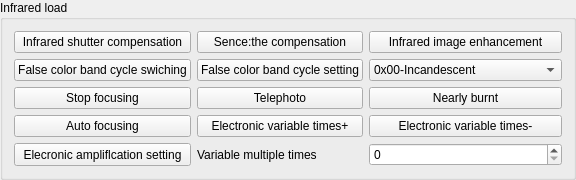
       <widget class="QGroupBox" name="groupBox_54_InfraredPayload">
        <property name="sizePolicy">
         <sizepolicy hsizetype="Minimum" vsizetype="Minimum">
          <horstretch>0</horstretch>
          <verstretch>0</verstretch>
         </sizepolicy>
        </property>
        <property name="minimumSize">
         <size>
          <width>2</width>
          <height>2</height>
         </size>
        </property>
        <property name="title">
         <string>Infrared load</string>
        </property>
        <layout class="QGridLayout" name="gridLayout_5">
         <item row="5" column="1">
          <widget class="QLabel" name="label_54_InfraredMultipleSet">
           <property name="sizePolicy">
            <sizepolicy hsizetype="Ignored" vsizetype="Minimum">
             <horstretch>0</horstretch>
             <verstretch>0</verstretch>
            </sizepolicy>
           </property>
           <property name="minimumSize">
            <size>
             <width>2</width>
             <height>2</height>
            </size>
           </property>
           <property name="text">
            <string>Variable multiple times</string>
           </property>
          </widget>
         </item>
         <item row="3" column="0">
          <widget class="QPushButton" name="pushButton_54_InfraredFocus_FocusAuto">
           <property name="sizePolicy">
            <sizepolicy hsizetype="Minimum" vsizetype="Minimum">
             <horstretch>0</horstretch>
             <verstretch>0</verstretch>
            </sizepolicy>
           </property>
           <property name="minimumSize">
            <size>
             <width>2</width>
             <height>2</height>
            </size>
           </property>
           <property name="text">
            <string>Auto focusing</string>
           </property>
          </widget>
         </item>
         <item row="0" column="0">
          <widget class="QPushButton" name="pushButton_54_InfraredShutterCompensate">
           <property name="sizePolicy">
            <sizepolicy hsizetype="Minimum" vsizetype="Minimum">
             <horstretch>0</horstretch>
             <verstretch>0</verstretch>
            </sizepolicy>
           </property>
           <property name="minimumSize">
            <size>
             <width>2</width>
             <height>2</height>
            </size>
           </property>
           <property name="text">
            <string>Infrared shutter compensation</string>
           </property>
          </widget>
         </item>
         <item row="3" column="1">
          <widget class="QPushButton" name="pushButton_54_InfraredMultipleOut">
           <property name="sizePolicy">
            <sizepolicy hsizetype="Minimum" vsizetype="Minimum">
             <horstretch>0</horstretch>
             <verstretch>0</verstretch>
            </sizepolicy>
           </property>
           <property name="minimumSize">
            <size>
             <width>2</width>
             <height>2</height>
            </size>
           </property>
           <property name="text">
            <string>Electronic variable times+</string>
           </property>
          </widget>
         </item>
         <item row="1" column="0">
          <widget class="QPushButton" name="pushButton_54_InfraredCutoverRibbonSwitch">
           <property name="sizePolicy">
            <sizepolicy hsizetype="Minimum" vsizetype="Minimum">
             <horstretch>0</horstretch>
             <verstretch>0</verstretch>
            </sizepolicy>
           </property>
           <property name="minimumSize">
            <size>
             <width>2</width>
             <height>2</height>
            </size>
           </property>
           <property name="text">
            <string>False color band cycle swiching</string>
           </property>
          </widget>
         </item>
         <item row="5" column="0">
          <widget class="QPushButton" name="pushButton_54_InfraredMultipleSet">
           <property name="sizePolicy">
            <sizepolicy hsizetype="Minimum" vsizetype="Minimum">
             <horstretch>0</horstretch>
             <verstretch>0</verstretch>
            </sizepolicy>
           </property>
           <property name="minimumSize">
            <size>
             <width>2</width>
             <height>2</height>
            </size>
           </property>
           <property name="text">
            <string>Elecronic ampliflcation setting</string>
           </property>
          </widget>
         </item>
         <item row="0" column="1">
          <widget class="QPushButton" name="pushButton_54_SceneSupplement">
           <property name="sizePolicy">
            <sizepolicy hsizetype="Minimum" vsizetype="Minimum">
             <horstretch>0</horstretch>
             <verstretch>0</verstretch>
            </sizepolicy>
           </property>
           <property name="minimumSize">
            <size>
             <width>2</width>
             <height>2</height>
            </size>
           </property>
           <property name="text">
            <string>Sence:the compensation</string>
           </property>
          </widget>
         </item>
         <item row="2" column="2">
          <widget class="QPushButton" name="pushButton_54_InfraredFocus_FocusNear">
           <property name="sizePolicy">
            <sizepolicy hsizetype="Minimum" vsizetype="Minimum">
             <horstretch>0</horstretch>
             <verstretch>0</verstretch>
            </sizepolicy>
           </property>
           <property name="minimumSize">
            <size>
             <width>2</width>
             <height>2</height>
            </size>
           </property>
           <property name="text">
            <string>Nearly burnt</string>
           </property>
          </widget>
         </item>
         <item row="2" column="0">
          <widget class="QPushButton" name="pushButton_54_InfraredFocus_FocusStop">
           <property name="sizePolicy">
            <sizepolicy hsizetype="Minimum" vsizetype="Minimum">
             <horstretch>0</horstretch>
             <verstretch>0</verstretch>
            </sizepolicy>
           </property>
           <property name="minimumSize">
            <size>
             <width>2</width>
             <height>2</height>
            </size>
           </property>
           <property name="text">
            <string>Stop focusing</string>
           </property>
          </widget>
         </item>
         <item row="1" column="2">
          <widget class="QComboBox" name="comboBox_54_InfraredCutoverRibbonSet">
           <property name="sizePolicy">
            <sizepolicy hsizetype="Minimum" vsizetype="Minimum">
             <horstretch>0</horstretch>
             <verstretch>0</verstretch>
            </sizepolicy>
           </property>
           <property name="minimumSize">
            <size>
             <width>2</width>
             <height>2</height>
            </size>
           </property>
           <item>
            <property name="text">
             <string>0x00-Incandescent</string>
            </property>
           </item>
           <item>
            <property name="text">
             <string>0x01-Black hot</string>
            </property>
           </item>
           <item>
            <property name="text">
             <string>0x02-Blue and red and yellow</string>
            </property>
           </item>
           <item>
            <property name="text">
             <string>0x03-purple and yellow</string>
            </property>
           </item>
           <item>
            <property name="text">
             <string>0x04-Blue Green and red</string>
            </property>
           </item>
           <item>
            <property name="text">
             <string>0x05-Rainbow1</string>
            </property>
           </item>
           <item>
            <property name="text">
             <string>0x06-Rainbow2</string>
            </property>
           </item>
           <item>
            <property name="text">
             <string>0x07-Black and red</string>
            </property>
           </item>
           <item>
            <property name="text">
             <string>0x08-Dark green and red</string>
            </property>
           </item>
           <item>
            <property name="text">
             <string>0x09-Blue green and red pink</string>
            </property>
           </item>
           <item>
            <property name="text">
             <string>0x0A-Mixed color</string>
            </property>
           </item>
           <item>
            <property name="text">
             <string>0x0B-Red head</string>
            </property>
           </item>
          </widget>
         </item>
         <item row="0" column="2">
          <widget class="QPushButton" name="pushButton_54_InfraredGraphicsStrengthen">
           <property name="sizePolicy">
            <sizepolicy hsizetype="Minimum" vsizetype="Minimum">
             <horstretch>0</horstretch>
             <verstretch>0</verstretch>
            </sizepolicy>
           </property>
           <property name="minimumSize">
            <size>
             <width>2</width>
             <height>2</height>
            </size>
           </property>
           <property name="text">
            <string>Infrared image enhancement</string>
           </property>
          </widget>
         </item>
         <item row="3" column="2">
          <widget class="QPushButton" name="pushButton_54_InfraredMultipleIn">
           <property name="sizePolicy">
            <sizepolicy hsizetype="Minimum" vsizetype="Minimum">
             <horstretch>0</horstretch>
             <verstretch>0</verstretch>
            </sizepolicy>
           </property>
           <property name="minimumSize">
            <size>
             <width>2</width>
             <height>2</height>
            </size>
           </property>
           <property name="text">
            <string>Electronic variable times-</string>
           </property>
          </widget>
         </item>
         <item row="1" column="1">
          <widget class="QPushButton" name="pushButton_54_InfraredCutoverRibbonSet">
           <property name="sizePolicy">
            <sizepolicy hsizetype="Minimum" vsizetype="Minimum">
             <horstretch>0</horstretch>
             <verstretch>0</verstretch>
            </sizepolicy>
           </property>
           <property name="minimumSize">
            <size>
             <width>2</width>
             <height>2</height>
            </size>
           </property>
           <property name="text">
            <string>False color band cycle setting</string>
           </property>
          </widget>
         </item>
         <item row="2" column="1">
          <widget class="QPushButton" name="pushButton_54_InfraredFocus_FocusFar">
           <property name="sizePolicy">
            <sizepolicy hsizetype="Minimum" vsizetype="Minimum">
             <horstretch>0</horstretch>
             <verstretch>0</verstretch>
            </sizepolicy>
           </property>
           <property name="minimumSize">
            <size>
             <width>2</width>
             <height>2</height>
            </size>
           </property>
           <property name="text">
            <string>Telephoto</string>
           </property>
          </widget>
         </item>
         <item row="5" column="2">
          <widget class="QSpinBox" name="spinBox_54_InfraredMultipleSet">
           <property name="sizePolicy">
            <sizepolicy hsizetype="Ignored" vsizetype="Minimum">
             <horstretch>0</horstretch>
             <verstretch>0</verstretch>
            </sizepolicy>
           </property>
           <property name="minimumSize">
            <size>
             <width>2</width>
             <height>2</height>
            </size>
           </property>
           <property name="toolTip">
            <string>变倍倍数 10~40</string>
           </property>
           <property name="minimum">
            <number>0</number>
           </property>
           <property name="maximum">
            <number>40</number>
           </property>
          </widget>
         </item>
        </layout>
       </widget>
